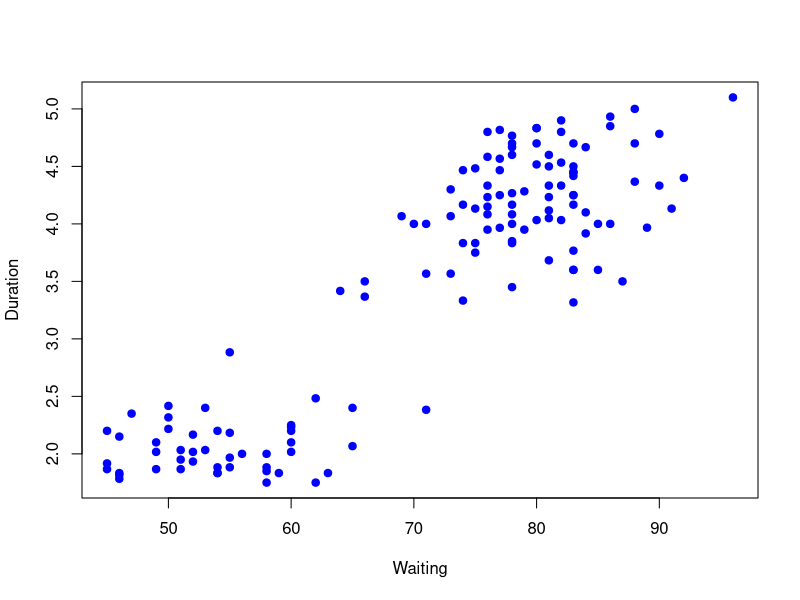
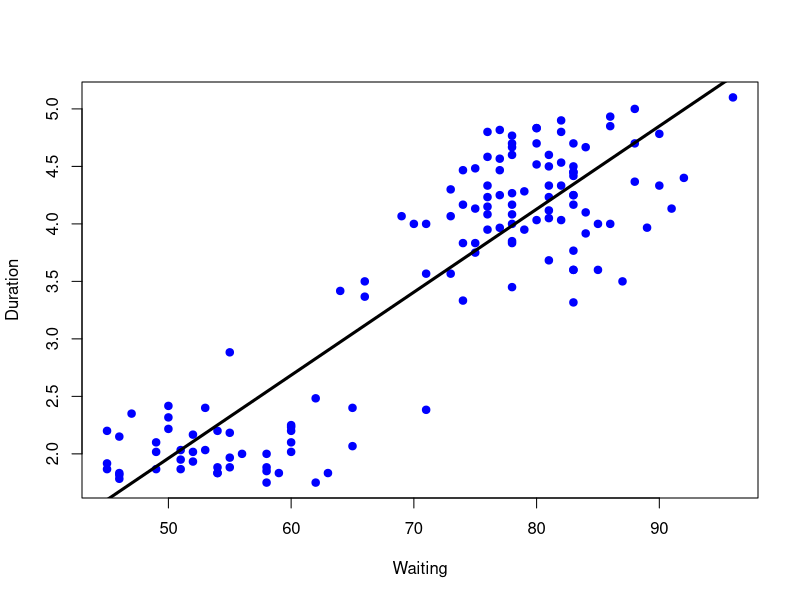
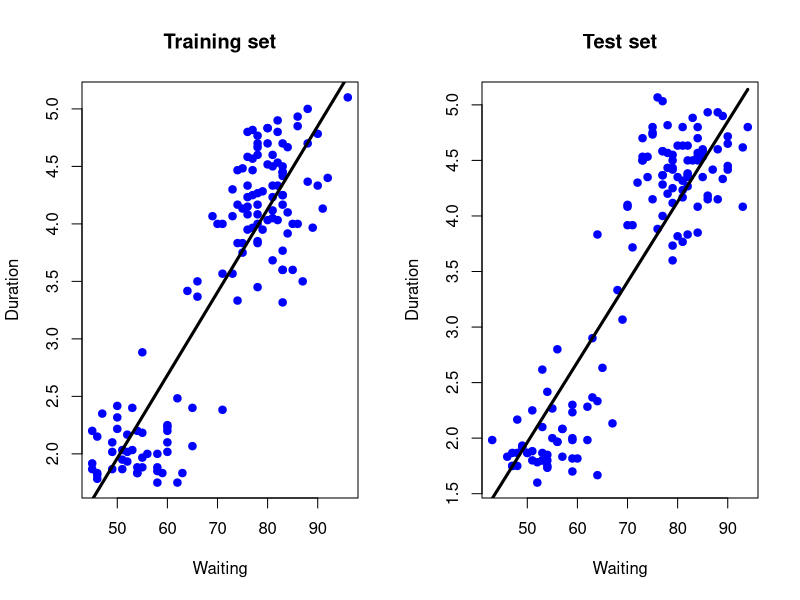
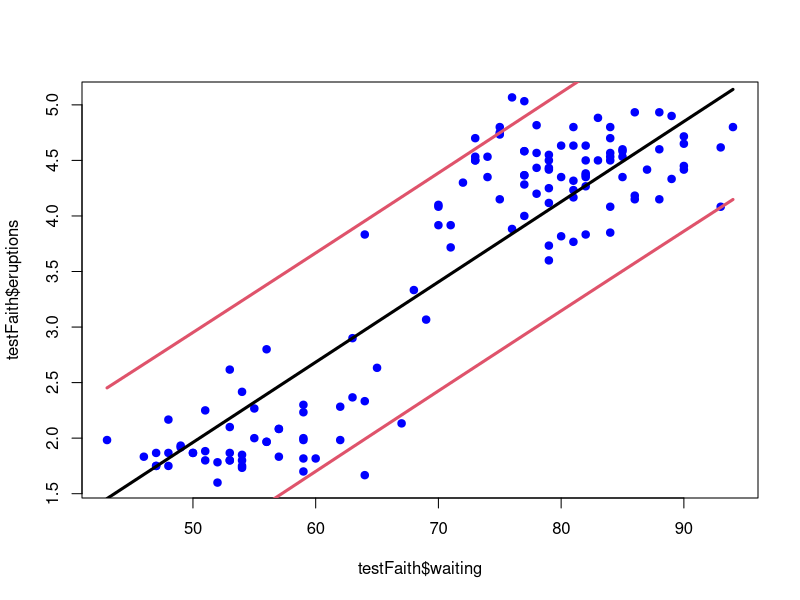

R code for these plots, in order:
#' ---
#' title: 'Practical Machine Learning Week 2 : The caret package lecture 2.8 - Predicting with regression'
#' author: Jeff Leek, notes by Bruno Fischer Colonimos
#' date: "`r format(Sys.Date(), '%d %B %Y')`"
#' output:
#'         pdf_document:
#'             toc: yes
#'             toc_depth: 3
#'             number_sections: yes
#'         urlcolor : blue
#'         fontsize: 11pt
#'         geometry: top=.9in, left=1in, right=1in, bottom = 1in, footskip = 0.3in
#'
#'         html_document:
#'             theme: readable
#'             toc: yes
#'             number_sections: yes
#' ---

#' Key ideas
#' =========

#' * Fit a simple regression model
#' * Plug in new covariates and multiply by the coefficients
#' * Useful when the linear model is (nearly) correct
#'
#' Pros:
#'
#' * Easy to implement
#' * Easy to interpret
#'
#' Cons:
#'
#' * Often poor performance in nonlinear settings
#'
#'
#' Example: Old faithful eruptions
#' --------------------------------
#'

library(caret);data(faithful)
set.seed(333)
inTrain <- createDataPartition(y=faithful$waiting,
                               p=0.5, list=FALSE)
trainFaith <- faithful[inTrain,]; testFaith <- faithful[-inTrain,]
head(trainFaith)


#'
#' Eruption duration versus waiting time
#' ======================================
#'

plot(trainFaith$waiting,trainFaith$eruptions,pch=19,
     col="blue",xlab="Waiting",ylab="Duration")


#' Fit a linear model
#' $$ED_i = b_0 + b_1 WT_i + e_i$$

lm1 <- lm(eruptions ~ waiting,data=trainFaith)
summary(lm1)


#'
#' Model fit
#' =========
#'

plot(trainFaith$waiting,trainFaith$eruptions,
     pch=19,col="blue",xlab="Waiting",ylab="Duration")
lines(trainFaith$waiting,lm1$fitted,lwd=3)


#' Predict a new value
#' ===================

#' $$\hat{ED} = \hat{b}_0 + \hat{b}_1 WT$$

coef(lm1)[1] + coef(lm1)[2]*80

# or, using the lm object
newdata <- data.frame(waiting=80)
predict(lm1,newdata)


#'
#' Plot predictions - training and test
#' ====================================
#'

par(mfrow=c(1,2)) # make 2 plots

plot(trainFaith$waiting,trainFaith$eruptions,
     pch=19,col="blue", main = "Training set", xlab="Waiting",ylab="Duration")
lines(trainFaith$waiting, predict(lm1), lwd=3)

plot(testFaith$waiting,testFaith$eruptions,
     pch=19,col="blue", main = "Test set", xlab="Waiting",ylab="Duration")
lines(testFaith$waiting,predict(lm1, newdata=testFaith), lwd=3)

par(mfrow=c(1,1))


#'
#' Get training set/test set errors
#' ==================================
#'

# Calculate RMSE on training
sqrt(sum((lm1$fitted-trainFaith$eruptions)^2))

# Calculate RMSE on test
sqrt(sum((predict(lm1,newdata=testFaith)-testFaith$eruptions)^2))


#'
#' Prediction intervals
#' =====================
#'

pred1 <- predict(lm1,newdata=testFaith,interval="prediction")
ord <- order(testFaith$waiting)
plot(testFaith$waiting, testFaith$eruptions, pch=19, col="blue")
matlines(testFaith$waiting[ord], pred1[ord,], type="l", ,col=c(1,2,2),lty = c(1,1,1), lwd=3)



#'
#' Same process with caret
#' =======================
#'

modFit <- train(eruptions ~ waiting, data=trainFaith, method = "lm")
summary(modFit$finalModel)

#'
#' Notes and further reading
#' -------------------------
#'

#' Regression models with multiple covariates can be included
#' Often useful in combination with other models

#'
#' Books:
#'
#' * [Elements of statistical learning](http://www-stat.stanford.edu/~tibs/ElemStatLearn/)
#' * [Modern applied statistics with S](http://www.amazon.com/Modern-Applied-Statistics-W-N-Venables/dp/0387954570)
#' * [Introduction to statistical learning](http://www-bcf.usc.edu/~gareth/ISL/)
#'
